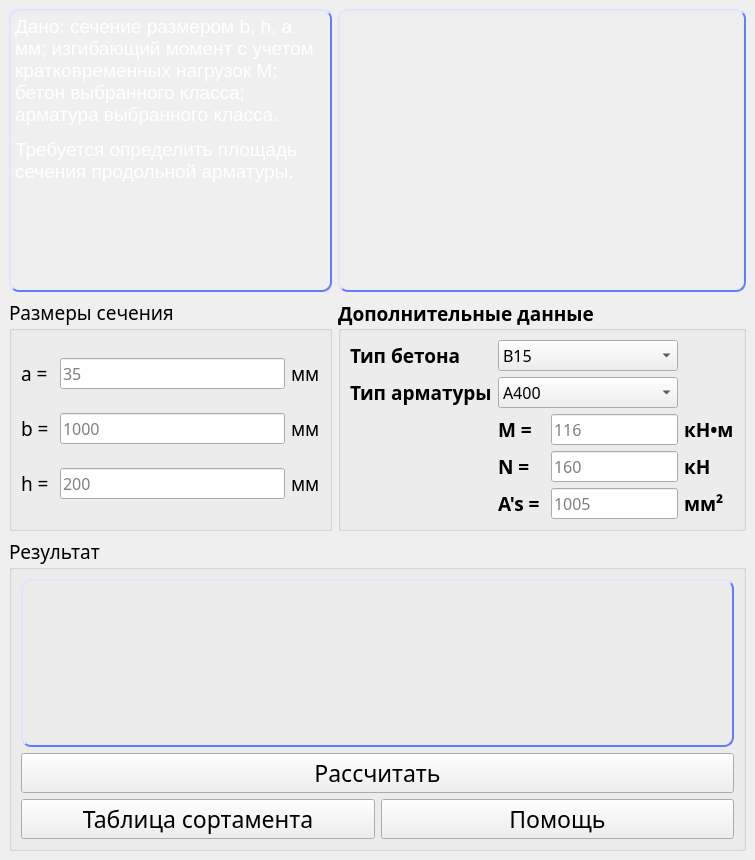
<?xml version="1.0" encoding="UTF-8"?>
<ui version="4.0">
 <class>MainWindow</class>
 <widget class="QMainWindow" name="MainWindow">
  <property name="windowModality">
   <enum>Qt::NonModal</enum>
  </property>
  <property name="geometry">
   <rect>
    <x>0</x>
    <y>0</y>
    <width>755</width>
    <height>860</height>
   </rect>
  </property>
  <property name="sizePolicy">
   <sizepolicy hsizetype="Expanding" vsizetype="Expanding">
    <horstretch>0</horstretch>
    <verstretch>0</verstretch>
   </sizepolicy>
  </property>
  <property name="minimumSize">
   <size>
    <width>755</width>
    <height>860</height>
   </size>
  </property>
  <property name="font">
   <font>
    <stylestrategy>PreferDefault</stylestrategy>
   </font>
  </property>
  <property name="cursor">
   <cursorShape>ArrowCursor</cursorShape>
  </property>
  <property name="mouseTracking">
   <bool>false</bool>
  </property>
  <property name="windowTitle">
   <string>Расчёт сечения арматуры</string>
  </property>
  <property name="windowOpacity">
   <double>1.000000000000000</double>
  </property>
  <property name="layoutDirection">
   <enum>Qt::LeftToRight</enum>
  </property>
  <property name="autoFillBackground">
   <bool>false</bool>
  </property>
  <property name="styleSheet">
   <string notr="true"/>
  </property>
  <property name="inputMethodHints">
   <set>Qt::ImhNone</set>
  </property>
  <widget class="QWidget" name="centralwidget">
   <layout class="QGridLayout" name="gridLayout_7">
    <item row="0" column="0">
     <widget class="QTextBrowser" name="task_text">
      <property name="minimumSize">
       <size>
        <width>323</width>
        <height>283</height>
       </size>
      </property>
      <property name="styleSheet">
       <string notr="true">    border-style: outset;
    border-width: 2px;
    border-radius: 10px;
    border-color: #607CFF;
    background: transparent;</string>
      </property>
      <property name="html">
       <string>&lt;!DOCTYPE HTML PUBLIC &quot;-//W3C//DTD HTML 4.0//EN&quot; &quot;http://www.w3.org/TR/REC-html40/strict.dtd&quot;&gt;
&lt;html&gt;&lt;head&gt;&lt;meta name=&quot;qrichtext&quot; content=&quot;1&quot; /&gt;&lt;style type=&quot;text/css&quot;&gt;
p, li { white-space: pre-wrap; }
&lt;/style&gt;&lt;/head&gt;&lt;body style=&quot; font-family:'MS Shell Dlg 2'; font-size:8.25pt; font-weight:400; font-style:normal;&quot;&gt;
&lt;p style=&quot; margin-top:12px; margin-bottom:12px; margin-left:0px; margin-right:0px; -qt-block-indent:0; text-indent:0px;&quot;&gt;&lt;span style=&quot; font-family:'Circe'; font-size:14pt; color:#ffffff;&quot;&gt;Дано: сечение размером b, h, a мм; изгибающий момент с учетом кратковременных нагрузок M; бетон выбранного класса; арматура выбранного класса.&lt;/span&gt;&lt;/p&gt;
&lt;p style=&quot; margin-top:12px; margin-bottom:12px; margin-left:0px; margin-right:0px; -qt-block-indent:0; text-indent:0px;&quot;&gt;&lt;span style=&quot; font-family:'Circe'; font-size:14pt; color:#ffffff;&quot;&gt;Требуется определить площадь сечения продольной арматуры.&lt;/span&gt;&lt;/p&gt;&lt;/body&gt;&lt;/html&gt;</string>
      </property>
     </widget>
    </item>
    <item row="0" column="1">
     <widget class="QGraphicsView" name="graphicsView_2">
      <property name="styleSheet">
       <string notr="true">    border-style: outset;
    border-width: 2px;
    border-radius: 10px;
    border-color: #607CFF;
    background: transparent;</string>
      </property>
     </widget>
    </item>
    <item row="1" column="0">
     <widget class="QGroupBox" name="sizes">
      <property name="font">
       <font>
        <family>Circe ExtraBold</family>
        <pointsize>14</pointsize>
       </font>
      </property>
      <property name="title">
       <string>Размеры сечения</string>
      </property>
      <layout class="QGridLayout" name="gridLayout_3">
       <item row="1" column="1">
        <widget class="QLineEdit" name="b_field_3">
         <property name="font">
          <font>
           <family>Circe</family>
           <pointsize>12</pointsize>
          </font>
         </property>
         <property name="text">
          <string/>
         </property>
         <property name="placeholderText">
          <string>1000</string>
         </property>
        </widget>
       </item>
       <item row="0" column="2">
        <widget class="QLabel" name="label_14">
         <property name="font">
          <font>
           <family>Circe Bold</family>
           <pointsize>14</pointsize>
           <stylestrategy>PreferDefault</stylestrategy>
          </font>
         </property>
         <property name="text">
          <string>мм</string>
         </property>
        </widget>
       </item>
       <item row="2" column="0">
        <widget class="QLabel" name="label_15">
         <property name="font">
          <font>
           <family>Circe Bold</family>
           <pointsize>14</pointsize>
           <stylestrategy>PreferDefault</stylestrategy>
          </font>
         </property>
         <property name="text">
          <string>h = </string>
         </property>
        </widget>
       </item>
       <item row="0" column="1">
        <widget class="QLineEdit" name="a_field_3">
         <property name="font">
          <font>
           <family>Circe</family>
           <pointsize>12</pointsize>
          </font>
         </property>
         <property name="text">
          <string/>
         </property>
         <property name="echoMode">
          <enum>QLineEdit::Normal</enum>
         </property>
         <property name="placeholderText">
          <string>35</string>
         </property>
        </widget>
       </item>
       <item row="1" column="0">
        <widget class="QLabel" name="label_16">
         <property name="font">
          <font>
           <family>Circe Bold</family>
           <pointsize>14</pointsize>
           <stylestrategy>PreferDefault</stylestrategy>
          </font>
         </property>
         <property name="text">
          <string>b = </string>
         </property>
        </widget>
       </item>
       <item row="0" column="0">
        <widget class="QLabel" name="label_17">
         <property name="font">
          <font>
           <family>Circe Bold</family>
           <pointsize>14</pointsize>
           <stylestrategy>PreferDefault</stylestrategy>
          </font>
         </property>
         <property name="text">
          <string>a = </string>
         </property>
         <property name="alignment">
          <set>Qt::AlignLeading|Qt::AlignLeft|Qt::AlignVCenter</set>
         </property>
        </widget>
       </item>
       <item row="2" column="2">
        <widget class="QLabel" name="label_18">
         <property name="font">
          <font>
           <family>Circe Bold</family>
           <pointsize>14</pointsize>
           <stylestrategy>PreferDefault</stylestrategy>
          </font>
         </property>
         <property name="text">
          <string>мм</string>
         </property>
        </widget>
       </item>
       <item row="1" column="2">
        <widget class="QLabel" name="label_19">
         <property name="font">
          <font>
           <family>Circe Bold</family>
           <pointsize>14</pointsize>
           <stylestrategy>PreferDefault</stylestrategy>
          </font>
         </property>
         <property name="text">
          <string>мм</string>
         </property>
        </widget>
       </item>
       <item row="2" column="1">
        <widget class="QLineEdit" name="h_field_3">
         <property name="font">
          <font>
           <family>Circe</family>
           <pointsize>12</pointsize>
          </font>
         </property>
         <property name="text">
          <string/>
         </property>
         <property name="placeholderText">
          <string>200</string>
         </property>
        </widget>
       </item>
      </layout>
     </widget>
    </item>
    <item row="1" column="1">
     <widget class="QGroupBox" name="additional_data">
      <property name="font">
       <font>
        <family>Circe ExtraBold</family>
        <pointsize>14</pointsize>
        <weight>75</weight>
        <bold>true</bold>
       </font>
      </property>
      <property name="title">
       <string>Дополнительные данные</string>
      </property>
      <property name="alignment">
       <set>Qt::AlignLeading|Qt::AlignLeft|Qt::AlignVCenter</set>
      </property>
      <layout class="QGridLayout" name="gridLayout_6">
       <item row="1" column="1" colspan="2">
        <widget class="QComboBox" name="armature_type_3">
         <property name="font">
          <font>
           <family>Circe</family>
           <pointsize>12</pointsize>
           <weight>50</weight>
           <bold>false</bold>
          </font>
         </property>
         <property name="currentText">
          <string>A400</string>
         </property>
         <property name="currentIndex">
          <number>2</number>
         </property>
         <item>
          <property name="text">
           <string>A240</string>
          </property>
         </item>
         <item>
          <property name="text">
           <string>A300</string>
          </property>
         </item>
         <item>
          <property name="text">
           <string>A400</string>
          </property>
         </item>
         <item>
          <property name="text">
           <string>A500</string>
          </property>
         </item>
        </widget>
       </item>
       <item row="4" column="3">
        <widget class="QLabel" name="label_50">
         <property name="font">
          <font>
           <family>Circe Bold</family>
           <pointsize>14</pointsize>
           <weight>75</weight>
           <bold>true</bold>
           <stylestrategy>PreferDefault</stylestrategy>
          </font>
         </property>
         <property name="text">
          <string>кН</string>
         </property>
        </widget>
       </item>
       <item row="0" column="1" colspan="2">
        <widget class="QComboBox" name="concrete_type_3">
         <property name="font">
          <font>
           <family>Circe</family>
           <pointsize>12</pointsize>
           <weight>50</weight>
           <bold>false</bold>
          </font>
         </property>
         <property name="currentText">
          <string>B15</string>
         </property>
         <property name="currentIndex">
          <number>2</number>
         </property>
         <item>
          <property name="text">
           <string>B5</string>
          </property>
         </item>
         <item>
          <property name="text">
           <string>B10</string>
          </property>
         </item>
         <item>
          <property name="text">
           <string>B15</string>
          </property>
         </item>
         <item>
          <property name="text">
           <string>B20</string>
          </property>
         </item>
         <item>
          <property name="text">
           <string>B25</string>
          </property>
         </item>
         <item>
          <property name="text">
           <string>B30</string>
          </property>
         </item>
         <item>
          <property name="text">
           <string>B35</string>
          </property>
         </item>
         <item>
          <property name="text">
           <string>B40</string>
          </property>
         </item>
         <item>
          <property name="text">
           <string>B45</string>
          </property>
         </item>
         <item>
          <property name="text">
           <string>B50</string>
          </property>
         </item>
         <item>
          <property name="text">
           <string>B55</string>
          </property>
         </item>
         <item>
          <property name="text">
           <string>B60</string>
          </property>
         </item>
        </widget>
       </item>
       <item row="2" column="3">
        <widget class="QLabel" name="label_48">
         <property name="font">
          <font>
           <family>Circe Bold</family>
           <pointsize>14</pointsize>
           <weight>75</weight>
           <bold>true</bold>
           <stylestrategy>PreferDefault</stylestrategy>
          </font>
         </property>
         <property name="text">
          <string>кН•м</string>
         </property>
        </widget>
       </item>
       <item row="4" column="2">
        <widget class="QLineEdit" name="N_field">
         <property name="font">
          <font>
           <family>Circe</family>
           <pointsize>12</pointsize>
           <weight>50</weight>
           <bold>false</bold>
          </font>
         </property>
         <property name="text">
          <string/>
         </property>
         <property name="placeholderText">
          <string>160</string>
         </property>
        </widget>
       </item>
       <item row="2" column="1">
        <widget class="QLabel" name="label_47">
         <property name="font">
          <font>
           <family>Circe Bold</family>
           <pointsize>14</pointsize>
           <weight>75</weight>
           <bold>true</bold>
           <stylestrategy>PreferDefault</stylestrategy>
          </font>
         </property>
         <property name="text">
          <string>M = </string>
         </property>
         <property name="alignment">
          <set>Qt::AlignLeading|Qt::AlignLeft|Qt::AlignVCenter</set>
         </property>
        </widget>
       </item>
       <item row="0" column="0">
        <widget class="QLabel" name="label_45">
         <property name="font">
          <font>
           <family>Circe Bold</family>
           <pointsize>14</pointsize>
           <weight>75</weight>
           <bold>true</bold>
           <stylestrategy>PreferDefault</stylestrategy>
          </font>
         </property>
         <property name="text">
          <string>Тип бетона</string>
         </property>
        </widget>
       </item>
       <item row="2" column="2">
        <widget class="QLineEdit" name="M_field_3">
         <property name="font">
          <font>
           <family>Circe</family>
           <pointsize>12</pointsize>
           <weight>50</weight>
           <bold>false</bold>
          </font>
         </property>
         <property name="text">
          <string/>
         </property>
         <property name="placeholderText">
          <string>116</string>
         </property>
        </widget>
       </item>
       <item row="1" column="0">
        <widget class="QLabel" name="label_46">
         <property name="font">
          <font>
           <family>Circe Bold</family>
           <pointsize>14</pointsize>
           <weight>75</weight>
           <bold>true</bold>
           <stylestrategy>PreferDefault</stylestrategy>
          </font>
         </property>
         <property name="text">
          <string>Тип арматуры</string>
         </property>
        </widget>
       </item>
       <item row="4" column="1">
        <widget class="QLabel" name="label_49">
         <property name="font">
          <font>
           <family>Circe Bold</family>
           <pointsize>14</pointsize>
           <weight>75</weight>
           <bold>true</bold>
           <stylestrategy>PreferDefault</stylestrategy>
          </font>
         </property>
         <property name="text">
          <string>N = </string>
         </property>
         <property name="alignment">
          <set>Qt::AlignLeading|Qt::AlignLeft|Qt::AlignVCenter</set>
         </property>
        </widget>
       </item>
       <item row="5" column="2">
        <widget class="QLineEdit" name="As__field">
         <property name="font">
          <font>
           <family>Circe</family>
           <pointsize>12</pointsize>
           <weight>50</weight>
           <bold>false</bold>
          </font>
         </property>
         <property name="text">
          <string/>
         </property>
         <property name="placeholderText">
          <string>1005</string>
         </property>
        </widget>
       </item>
       <item row="5" column="1">
        <widget class="QLabel" name="label_52">
         <property name="font">
          <font>
           <family>Circe Bold</family>
           <pointsize>14</pointsize>
           <weight>75</weight>
           <bold>true</bold>
           <stylestrategy>PreferDefault</stylestrategy>
          </font>
         </property>
         <property name="text">
          <string>A's = </string>
         </property>
         <property name="alignment">
          <set>Qt::AlignLeading|Qt::AlignLeft|Qt::AlignVCenter</set>
         </property>
        </widget>
       </item>
       <item row="5" column="3">
        <widget class="QLabel" name="label_51">
         <property name="font">
          <font>
           <family>Circe Bold</family>
           <pointsize>14</pointsize>
           <weight>75</weight>
           <bold>true</bold>
           <stylestrategy>PreferDefault</stylestrategy>
          </font>
         </property>
         <property name="text">
          <string>мм²</string>
         </property>
        </widget>
       </item>
      </layout>
     </widget>
    </item>
    <item row="2" column="0" colspan="2">
     <widget class="QGroupBox" name="sizes_2">
      <property name="font">
       <font>
        <family>Circe ExtraBold</family>
        <pointsize>14</pointsize>
       </font>
      </property>
      <property name="title">
       <string>Результат</string>
      </property>
      <layout class="QGridLayout" name="gridLayout_10">
       <item row="3" column="0">
        <layout class="QHBoxLayout" name="horizontalLayout_2">
         <item>
          <widget class="QPushButton" name="tableButton">
           <property name="font">
            <font>
             <family>Circe Bold</family>
             <pointsize>17</pointsize>
             <stylestrategy>PreferDefault</stylestrategy>
            </font>
           </property>
           <property name="text">
            <string>Таблица сортамента</string>
           </property>
          </widget>
         </item>
         <item>
          <widget class="QPushButton" name="helpButton">
           <property name="font">
            <font>
             <family>Circe Bold</family>
             <pointsize>17</pointsize>
             <stylestrategy>PreferDefault</stylestrategy>
            </font>
           </property>
           <property name="text">
            <string>Помощь</string>
           </property>
          </widget>
         </item>
        </layout>
       </item>
       <item row="0" column="0">
        <widget class="QTextBrowser" name="answer_text_3">
         <property name="minimumSize">
          <size>
           <width>0</width>
           <height>113</height>
          </size>
         </property>
         <property name="styleSheet">
          <string notr="true">    border-style: outset;
    border-width: 2px;
    border-radius: 10px;
    border-color: #607CFF;
    background: transparent;</string>
         </property>
         <property name="html">
          <string>&lt;!DOCTYPE HTML PUBLIC &quot;-//W3C//DTD HTML 4.0//EN&quot; &quot;http://www.w3.org/TR/REC-html40/strict.dtd&quot;&gt;
&lt;html&gt;&lt;head&gt;&lt;meta name=&quot;qrichtext&quot; content=&quot;1&quot; /&gt;&lt;style type=&quot;text/css&quot;&gt;
p, li { white-space: pre-wrap; }
&lt;/style&gt;&lt;/head&gt;&lt;body style=&quot; font-family:'Circe ExtraBold'; font-size:14pt; font-weight:400; font-style:normal;&quot;&gt;
&lt;p style=&quot;-qt-paragraph-type:empty; margin-top:0px; margin-bottom:0px; margin-left:0px; margin-right:0px; -qt-block-indent:0; text-indent:0px; font-family:'MS Shell Dlg 2'; font-size:8.25pt;&quot;&gt;&lt;br /&gt;&lt;/p&gt;&lt;/body&gt;&lt;/html&gt;</string>
         </property>
        </widget>
       </item>
       <item row="1" column="0">
        <widget class="QPushButton" name="pushButton">
         <property name="font">
          <font>
           <family>Circe Bold</family>
           <pointsize>17</pointsize>
           <stylestrategy>PreferDefault</stylestrategy>
          </font>
         </property>
         <property name="text">
          <string>Рассчитать</string>
         </property>
        </widget>
       </item>
      </layout>
     </widget>
    </item>
   </layout>
  </widget>
 </widget>
 <resources/>
 <connections/>
</ui>
